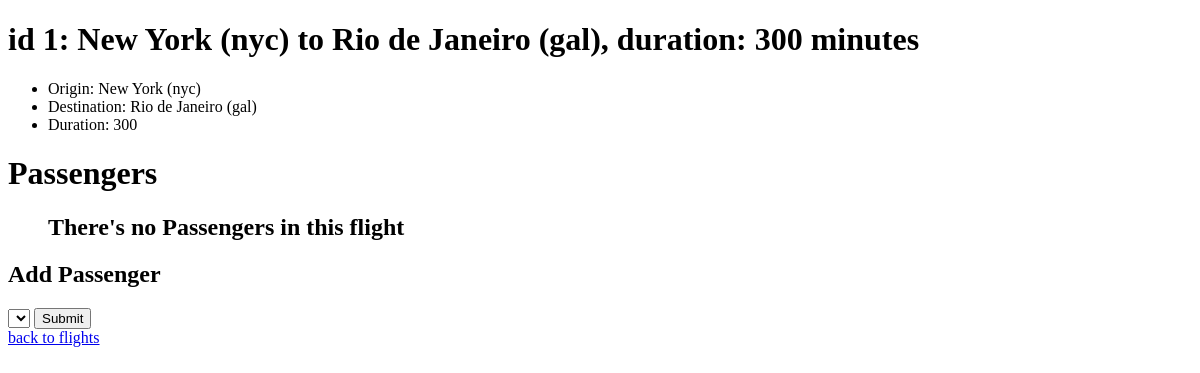
/flight/1/, run on an earlier commit of the app's database.
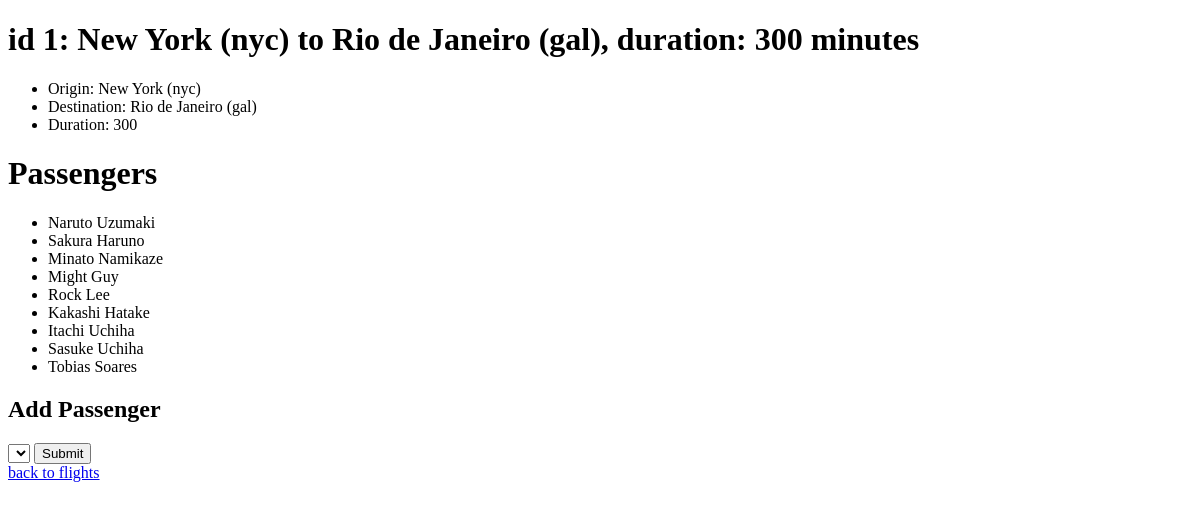
And on a later commit of the database.
### flight/models.py (models this page shows)
class Passenger(models.Model):
    first = models.CharField(max_length=64)
    last = models.CharField(max_length=64)
    flights = models.ManyToManyField(Flight, blank=True, related_name="passengers")
    def __str__(self):
        return f"{self.first} {self.last}"

### flight/views.py (the view)
# urls.py: path("<int:flight_id>/", views.get_flight, name="get_flight"),
def get_flight(request, flight_id):
    flight = Flight.objects.get(pk = flight_id)
    return render(request, "flight/flight.html", {
        "flight" : flight,
        "passengers" : flight.passengers.all(),
        "non_passengers" : Passenger.objects.exclude(flights=flight).all()
    })

### flight/models.py (called while the page is built)
    def __str__(self):
        return f"{self.city} ({self.code})"

    def __str__(self):
        return f"id {self.id}: {self.origin} to {self.destination}, duration: {self.duration} minutes"

### flight/templates/flight/flight.html (shortened to what this page needs)
{% extends "flight/layout.html" %}
{% block body %}
<h1>{{flight}}</h1>
<ul>
    <li>Origin: {{flight.origin}}</li>
    <li>Destination: {{flight.destination}}</li>
    <li>Duration: {{flight.duration}}</li>
</ul>
<h1>Passengers</h1>
<ul>
    {% for passenger in passengers %}
    <li>{{passenger}}</li>
    {% empty %}
    <h2>There's no Passengers in this flight</h2>
    {% endfor %}
</ul>
<h2>Add Passenger</h2>
<form action="{% url 'flight:add_passenger' flight.id %}" method="post">
    <select name="passenger">
    </select>
    <input type="submit">
</form>
<a href="{% url 'flight:index' %}">back to flights</a>
{% endblock %}

What changed in the data, as far as the page shows it:
added Passenger: first+last "Naruto Uzumaki"
added Passenger: first+last "Sakura Haruno"
added Passenger: first+last "Minato Namikaze"
added Passenger: first+last "Might Guy"
added Passenger: first+last "Rock Lee"
added Passenger: first+last "Kakashi Hatake"
added Passenger: first+last "Itachi Uchiha"
added Passenger: first+last "Sasuke Uchiha"
added Passenger: first+last "Tobias Soares"
Also different on the page:
text no longer shown: "There's no Passengers in this flight"
